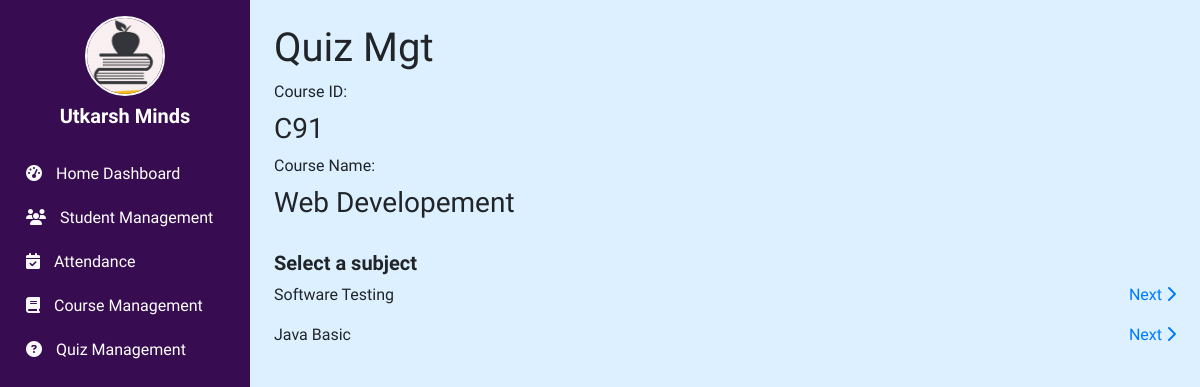
Screenshot of /quizmgt/subject_select/C91 with the database file from the repository.
### coursemgt/models.py (models this page shows, shortened)
class Course(models.Model):
    c_id = models.TextField(primary_key=True)
    cname = models.CharField(max_length=255)
    cduration = models.IntegerField()

class Subject(models.Model):
    sb_id = models.TextField(primary_key=True)
    sbname = models.CharField(max_length=255)
    courses = models.ManyToManyField(Course, related_name='subjects')
    def __str__(self):
        return self.sbname

### quizmgt/views.py (the view)
# urls.py: path("subject_select/<str:c_id>", views.subject_select),
def subject_select(request, c_id):
    c=Course.objects.get(pk=c_id)
    subjects= c.subjects.all()
    return render(request, 'quizmgt/subject_select.html', {'c': c, 'subjects':subjects})

### dump/quizmgt/templates/quizmgt/subject_select.html (shortened to what this page needs)
{% extends "base.html" %}
{% block body %}
<h1>Quiz Mgt</h1>
    <label for="cid">Course ID: </label>
    <h3>{{c.c_id}}</h3>
    <label for="cname">Course Name: </label>
    <h3>{{c.cname}}</h3>
    <br>
    <h5>Select a subject</h5>
    <div class="list-group">
        {% for s in subjects %}
        <div class="d-flex justify-content-between align-items-center mb-3 course-list-item">
            <span>{{s}}</span>
            <a href="/quizmgt/student_list/{{ c.c_id }}/{{ s.sbname}}" class="next-btn">
                Next <i class="fa-solid fa-chevron-right"></i>
            </a>
        </div>
        {% endfor %}
    </div>
    {% endblock body %}

### static/css/base_style.css (style rules this page uses)
body { margin: 0; padding: 0; font-family: "Quicksand", sans-serif; font-optical-sizing: auto; font-style: normal; }

### templates/base.html (style rules this page uses)
body { background: rgb(220,240,255); background: linear-gradient(0deg, rgba(220,240,255,1) 0%); }
h5 { font-size: 1.25rem; font-weight: bold; }
.d-flex { display: flex; }
.min-vh-100 { min-height: 100vh; }

### rows the page displays
Course: c_id "C91", cname "Web Developement"
Subject: sbname "Software Testing"
Subject: sbname "Java Basic"
